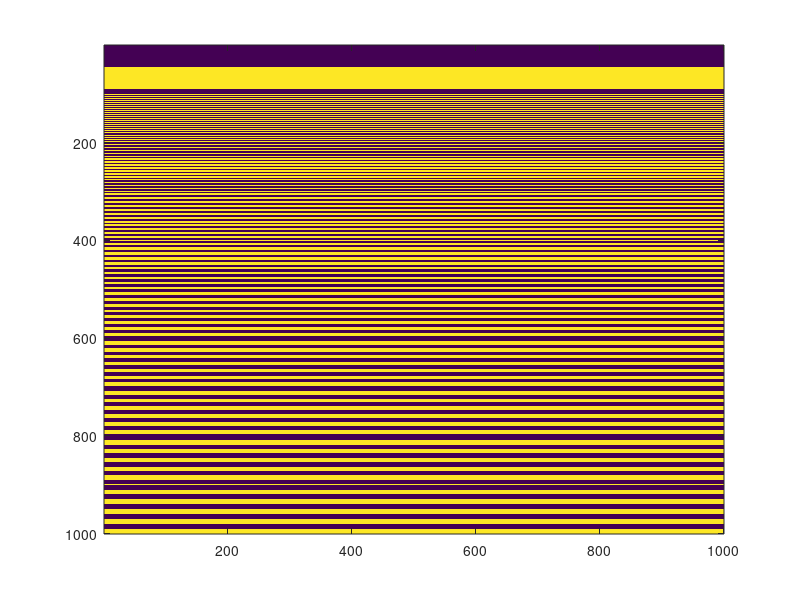

This figure's MATLAB source:
%% Creates a variabloe grating for tests with diffraction.

width = 1000;
height = 1000;
array = zeros(width,height);

init = zeros(10,width);

tiled_x = 10;
tiled_y = 10;

for x = 1:tiled_x
    for y = 1:tiled_y
        
        image_width = width/tiled_x;
        image_height = height/tiled_y;
            for x_small = 1:image_width;
                for y_small = 1:image_height;
                    num = floor(x_small/x);
                    even_odd = mod(num,2);                 
                        array((x-1)*(width/tiled_x)+x_small,(y-1)*(height/tiled_y)+y_small) = even_odd;
                        image(x_small,y_small) = even_odd;
                        %init = [init image];
                end
            end
        
    end
end

imagesc(array)

